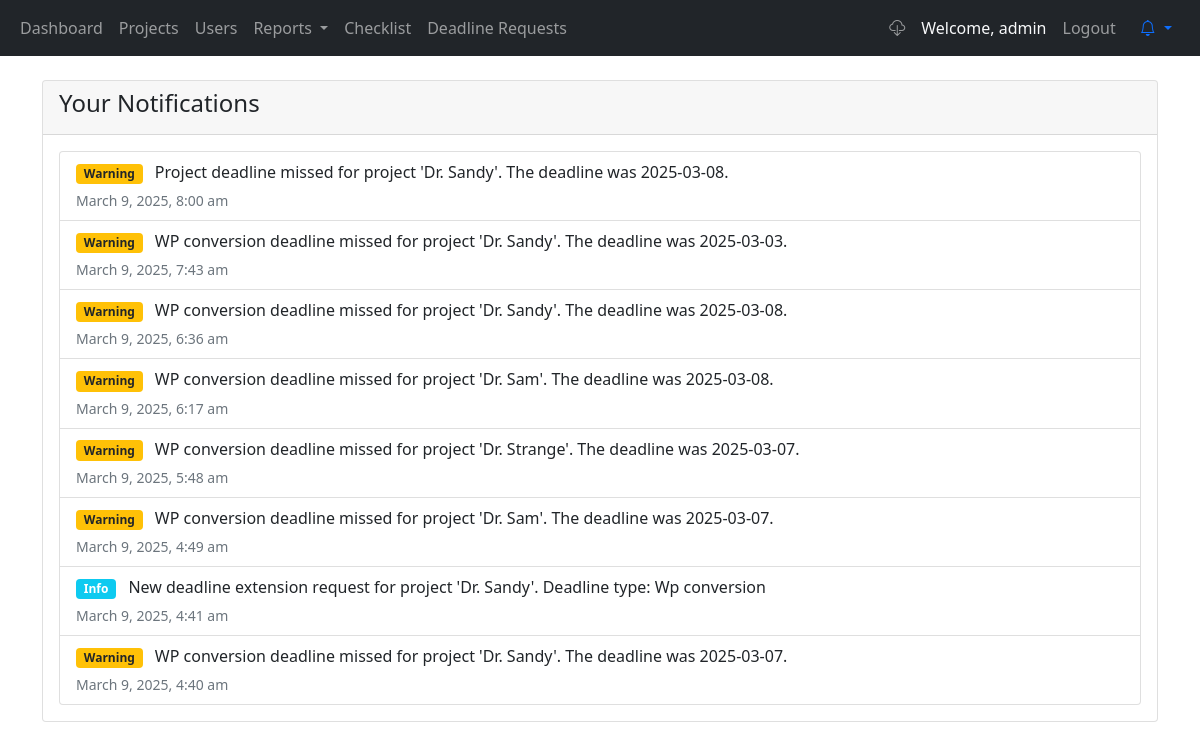
Screenshot of /notifications.php (signed in) with the database file from the repository.
### tables this page shows
CREATE TABLE IF NOT EXISTS `notifications` (
  `id` int NOT NULL AUTO_INCREMENT,
  `user_id` int DEFAULT NULL,
  `role` enum('admin','qa_manager','qa_reporter','webmaster') DEFAULT NULL,
  `message` text NOT NULL,
  `type` enum('info','warning','success','danger') NOT NULL DEFAULT 'info',
  `is_read` tinyint(1) NOT NULL DEFAULT '0',
  `created_at` timestamp NULL DEFAULT CURRENT_TIMESTAMP,
  PRIMARY KEY (`id`),
  KEY `user_id` (`user_id`),
  KEY `role` (`role`),
  KEY `is_read` (`is_read`)
);

### includes/config.php (called while the page is built, shortened)
<?php
function getUserRole() {
    return $_SESSION['user_role'] ?? null;
}

### notifications.php (the view, shortened to what this page needs)
<?php
require_once 'includes/config.php';
require_once 'includes/functions.php';
$user_id = $_SESSION['user_id'];
$user_role = getUserRole();
$notif_conn = new mysqli(DB_HOST, DB_USER, DB_PASS, DB_NAME);
$valid_roles = ['admin', 'qa_manager', 'qa_reporter', 'webmaster'];
$role_is_valid = in_array($user_role, $valid_roles);
if ($role_is_valid) {
    $notifications_query = "SELECT * FROM notifications
                          WHERE user_id = ? OR (role = ? AND (user_id IS NULL OR user_id = 0))
                          ORDER BY created_at DESC";
    $stmt = $notif_conn->prepare($notifications_query);
    $stmt->bind_param("is", $user_id, $user_role);
} else {
    $notifications_query = "SELECT * FROM notifications
                          WHERE user_id = ?
                          ORDER BY created_at DESC";
    $stmt = $notif_conn->prepare($notifications_query);
    $stmt->bind_param("i", $user_id);
}
$stmt->execute();
$notifications = $stmt->get_result();
$all_notifications = [];
if ($notifications && $notifications->num_rows > 0) {
    while ($notification = $notifications->fetch_assoc()) {
        $all_notifications[] = $notification;
    }
}
?>
<!DOCTYPE html>
<html lang="en">
<head>
    <link href="https://cdn.jsdelivr.net/npm/bootstrap@5.1.3/dist/css/bootstrap.min.css" rel="stylesheet">
    <link href="https://cdn.jsdelivr.net/npm/bootstrap-icons@1.8.1/font/bootstrap-icons.css" rel="stylesheet">
</head>
<body>
    <?php include 'includes/header.php'; ?>
    <div class="container mt-4">
        <div class="card">
            <div class="card-header d-flex justify-content-between align-items-center">
                <h4>Your Notifications</h4>
            </div>
            <div class="card-body">
                <?php if (!empty($all_notifications)): ?>
                    <div class="list-group">
                    <?php foreach ($all_notifications as $notification): ?>
                        <div class="list-group-item list-group-item-action <?php echo $notification['is_read'] ? '' : 'bg-light'; ?>">
                            <div class="d-flex w-100 justify-content-between">
                                <p class="mb-1">
                                    <?php
                                    $type = $notification['type'] ?? 'info';
                                    $badge_class = '';
                                    switch($type) {
                                        case 'warning': $badge_class = 'bg-warning text-dark'; break;
                                        default: $badge_class = 'bg-info'; break;
                                    }
                                    ?>
                                    <span class="badge <?php echo $badge_class; ?> me-2">
                                        <?php echo ucfirst($type); ?>
                                    </span>
                                    <?php echo htmlspecialchars($notification['message']); ?>
                                </p>
                            </div>
                            <small class="text-muted">
                                <?php echo date('F j, Y, g:i a', strtotime($notification['created_at'])); ?>
                            </small>
                        </div>
                    <?php endforeach; ?>
                    </div>
                <?php endif; ?>
            </div>
        </div>
    </div>
</body>
</html>

### rows the page displays
notifications: type "Warning", message "Project deadline missed for project 'Dr. Sandy'. The deadline was 2025-03-08.", created_at "March 9, 2025, 8:00 am"
notifications: type "Warning", message "WP conversion deadline missed for project 'Dr. Sandy'. The deadline was 2025-03-03.", created_at "March 9, 2025, 7:43 am"
notifications: type "Warning", message "WP conversion deadline missed for project 'Dr. Sandy'. The deadline was 2025-03-08.", created_at "March 9, 2025, 6:36 am"
notifications: type "Warning", message "WP conversion deadline missed for project 'Dr. Sam'. The deadline was 2025-03-08.", created_at "March 9, 2025, 6:17 am"
notifications: type "Warning", message "WP conversion deadline missed for project 'Dr. Strange'. The deadline was 2025-03-07.", created_at "March 9, 2025, 5:48 am"
notifications: type "Warning", message "WP conversion deadline missed for project 'Dr. Sam'. The deadline was 2025-03-07.", created_at "March 9, 2025, 4:49 am"
notifications: type "Info", message "New deadline extension request for project 'Dr. Sandy'. Deadline type: Wp conversion", created_at "March 9, 2025, 4:41 am"
notifications: type "Warning", message "WP conversion deadline missed for project 'Dr. Sandy'. The deadline was 2025-03-07.", created_at "March 9, 2025, 4:40 am"

### other values shown
$_SESSION['username'] "admin"
